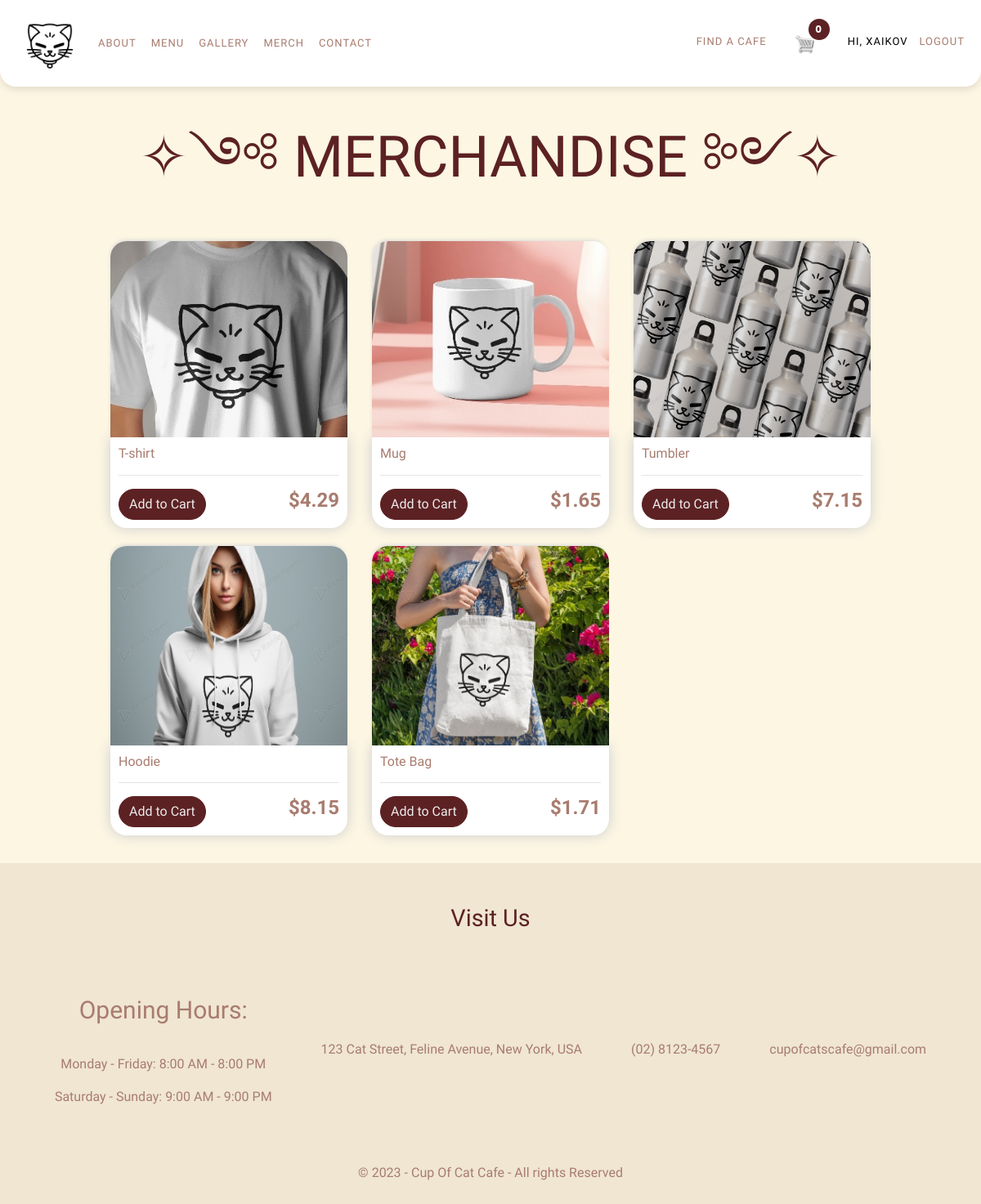
/merch/ (signed in), run on the app's committed database.
### store/models.py (models this page shows, shortened)
class Product(models.Model):
	name = models.CharField(max_length=200)
	price = models.FloatField()
	digital = models.BooleanField(default=False,null=True, blank=True)
	image = models.ImageField(null=True, blank=True)
	category = models.CharField(max_length=50, default="product")  # Or a boolean flag `is_merch`
	@property
	def imageURL(self):
		try:
			url = self.image.url
		except:
			url = ''
		return url

### store/views.py (the view)
# urls.py: path('merch/', views.merch, name="merch"),
def merch(request):
    data = cartData(request)
    merch = Product.objects.filter(category='merch')
    context = {'merch': merch, 'cartItems': data['cartItems']}
    return render(request, 'store/merch.html', context)

### store/models.py (called while the page is built)
	@property
	def get_cart_items(self):
		orderitems = self.orderitem_set.all()
		total = sum([item.quantity for item in orderitems])
		return total

### store/templates/store/merch.html (shortened to what this page needs)
{% extends 'store/main.html' %}
{% load static %}
{% block content %}
<html>
	<p style="margin-top: 10px; margin-bottom: 20px; text-align: center; font-size: 70px; color:#5c2123;">✧༺ MERCHANDISE ༻✧</p>
	<div class="row" style="padding-left: 90px; padding-right: 90px; border-radius: 40px;">
		{% for merch in merch %}
		<div class="col-lg-4">
			<img class="thumbnail" src="{{merch.imageURL}}">
			<div class="box-element product">
				<h6>{{merch.name}}</h6>
				<hr>
				<div style="display: flex; gap:1em; justify-content: space-between;">
					<div>
						<button data-product="{{merch.id}}" data-action="add" class="btn btn-outline-secondary add-btn update-cart">Add to Cart</button>
					</div>
					<h4><strong>${{merch.price}}</strong></h4>
				</div>
			</div>
		</div>
		{% empty %}
			<p>No merchandise available.</p>
		{% endfor %}
	</div>
{% endblock content %}

### store/templates/store/main.html (shortened to what this page needs)
<!DOCTYPE html>
{% load static %}
<html>
<head>
	<link rel="stylesheet" href="https://stackpath.bootstrapcdn.com/bootstrap/4.4.1/css/bootstrap.min.css">
	<link rel="stylesheet" type="text/css" href="{% static 'css/main.css' %}">
</head>
<body>
	{% block navbar %}
	<nav class="navbar navbar-expand-lg navbar-light background-color:#5c2123;">
		<a href="{% url 'home' %}">
		  <img src="{% static 'images/logo-test.png' %}" class="logo" alt="Logo" style="width: 70px; height: 70px; padding:px; margin: 0px;">
		</a>
		<div class="collapse navbar-collapse" id="navbarTogglerDemo02">
		  <ul class="navbar-nav mr-auto mt-2 mt-lg-0 my-lg-4">
			<li class="nav-item active"><a class="menu" href="{% url 'aboutus' %}">About</a></li>
			<li class="nav-item active"><a class="menu" href="{% url 'store' %}">Menu</a></li>
			<li class="nav-item active"><a class="menu" href="{% url 'gallery' %}">Gallery</a></li>
			<li class="nav-item active"><a class="menu" href="{% url 'merch' %}">Merch</a></li>
			<li class="nav-item active"><a class="menu" href="{% url 'contact' %}">Contact</a></li>
		  </ul>
		  <ul class="navbar-nav">
			<li class="nav-item active"><a class="findacafebutton" href="{% url 'findcafe' %}">Find A Cafe</a></li>
			<li class="cart-wrapper">
				<span><a href="{% url 'cart' %}">
					  <img id="cart-icon" src="{% static 'images/cart.png' %}" alt="Cart">
					  <span><p id="cart-total">{{ cartItems }}</p></span>
					</a>
				</li>
			{% if user.is_authenticated %}
			<li class="nav-item active"><span><a class="profilebtn" href="" style="color: black; margin: 0px;"> Hi, {{ user.username }}</a></li><span>
			<li class="nav-item active"><span><a class="registerbtn" href="{% url 'logout' %}" style="margin:0px;">Logout</a></span></li>
			{% else %}
			<li class="nav-item active"><a class="loginbtn" href="{% url 'login' %}">Login</a></li>
			<li class="nav-item active"><a class="registerbtn" href="{% url 'register' %}">Register</a></li>
			{% endif %}
		  </nav>
	  {% endblock navbar %}
     <div class="container">
            <br>
            {% block content %}
            {% endblock content %}
         </div>
		 <section id="contact" class="contact fade-in">
			<h2 style="color: #5c2123;">Visit Us</h2>
			<div class="contact-info">
				<div class="info-item slide-up">
					<p style="font-size: 30px;";>Opening Hours:<p>
					<p>Monday - Friday: 8:00 AM - 8:00 PM</p>
					<p>Saturday - Sunday: 9:00 AM - 9:00 PM</p>
				</div>
				<div class="info-item slide-up">
					<p>123 Cat Street, Feline Avenue, New York, USA</p>
				</div>
				<div class="info-item slide-up">
					<p>(02) 8123-4567</p>
				</div>
				<div class="info-item slide-up">
					<p>cupofcatscafe@gmail.com</p>
				</div>
				<div class="info-item slide-up">
					<p>© 2023 - Cup Of Cat Cafe - All rights Reserved</p>
				</div>
			</div>
</body>
</html>

### static/css/main.css (style rules this page uses)
html, body { margin: 0; padding: 0; width: 100%; overflow-x: hidden; }
html { background-color: #fdf6e3; }
body { font-family: "Titan One", sans-serif; font-weight: 400; font-style: normal; }
.menu { padding: 50px 20px; }
* { margin: 0; padding: 0; box-sizing: border-box; list-style: none; text-decoration: none; }
nav { z-index: 1000; position: absolute; }
nav a { color: #a87c6f; text-transform: uppercase; transition: all 0.1s ease; letter-spacing: 1px; padding: 10px; }
nav { background-color: white; font-size: 13px; width: 100%; border-bottom-left-radius: 20px; border-bottom-right-radius: 20px; top: 0; justify-content: space-between; align-items: center; padding: 0 20px; box-shadow: 0px 4px 10px rgba(0, 0, 0, 0.1); }
.menu { flex: 1; justify-content: center; margin-top: 20px; margin-left: 30px; }
.cart-wrapper { position: relative; display: inline-block; margin: 0 20px; }
.cart-wrapper a { margin: 0px; }
#cart-icon { width: 25px; height: 25px; }
#cart-total { position: absolute; bottom:-1px; right: -10px; text-align: center; color: #fff; background-color: #5c2123; width: 30px; height: 30px; font-family: 'poppins', sans-serif; border-radius: 50%; font-weight: bold; font-size: 12px; line-height: 25px; border: 2px solid white; }
.navbar-nav { margin-left: 0; padding-left: 0; }
.navbar-nav .profilebtn, :hover { text-decoration: none; color: #a87c6f; }
.navbar-nav .menu, .findacafebutton, .loginbtn, .registerbtn { background-color: none; color: #a87c6f; border-radius: 30px; margin-left: 10px; font-size: 13px; padding: 4px; }
.navbar-nav .findacafebutton, .navbar-nav .registerbtn, .navbar-nav .loginbtn, .navbar-nav .menu { background-color: none; color: #a87c6f; border-radius: 30px; margin-left: 10px; font-size: 13px; padding: 4px; }
body { background-color: hsl(0, 0%, 98%); }
h1,h2,h3,h4,h5,h6 { color:#a87c6f; }
.box-element { box-shadow:hsl(0, 0%, 80%) 0 0 16px; background-color: #fff; border-radius: 4px; padding: 10px; }
.thumbnail { width: 100%; height: 200px; -webkit-box-shadow: -1px -3px 5px -2px rgba(214,214,214,1); -moz-box-shadow: -1px -3px 5px -2px rgba(214,214,214,1); box-shadow: -1px -3px 5px -2px rgba(214,214,214,1); }
.product { border-radius: 0 0 20px 20px; }
.thumbnail { border-radius: 20px 20px 0px 0px; }
.col-lg-4, .col-lg-6, .col-lg-8, .col-lg-12 { margin-top: 30px; }
.btn { border-radius: 0; }
.btn.btn-outline-secondary.add-btn.update-cart { border-radius: 80px; color: #ececec; border-color: #5c2123; background-color: #5c2123; }
body { background-color: #fdf6e3; }
.thumbnail { height: 70%; }
nav { animation: fadeIn 1s ease-in-out; }
.contact { animation: fadeIn 1s ease-in-out; }
.contact h2 { animation: slideInFromTop 1s ease-in-out; }
.contact-info .info-item { animation: slideInFromBottom 1s ease-in-out; animation-delay: calc(0.2s * var(--i)); animation-fill-mode: both; }
.contact-info .info-item:nth-child(1) { --i: 1; }
.contact-info .info-item:nth-child(2) { --i: 2; }
.contact-info .info-item:nth-child(3) { --i: 3; }
.contact-info .info-item:nth-child(4) { --i: 4; }
.contact-info .info-item:nth-child(5) { --i: 5; }
.contact { background-color: #f0e6d2; margin: none; }
.contact h2 { text-align: center; font-size: 1.8rem; padding: 50px; bottom: 40%; margin-top: 40px; margin-bottom: 20px; font-family: 'Titan One', cursive; color: #a87c6f; }
.contact-info { display: flex; margin: 0 auto; flex-direction: row; align-items: center; justify-content: center; gap: 40px; flex-wrap: wrap; }
.info-item { display: flex; flex-direction: column; margin: 0 auto; align-items: center; justify-content: center; text-align: center; color: #a87c6f; font-family: 'Titan One', 'cursive'; margin: 10px; margin-top: 0.5px; }
.col-lg-4 { animation: fadeIn 1s ease-in-out; }

### data on the page
Product: imageURL (picture), name "T-shirt", price "4.29"
Product: imageURL (picture), name "Mug", price "1.65"
Product: imageURL (picture), name "Tumbler", price "7.15"
Product: imageURL (picture), name "Hoodie", price "8.15"
Product: imageURL (picture), name "Tote Bag", price "1.71"

### other printed values
{{ cartItems }} "0"
{{ user.username }} "XAIKOV"
